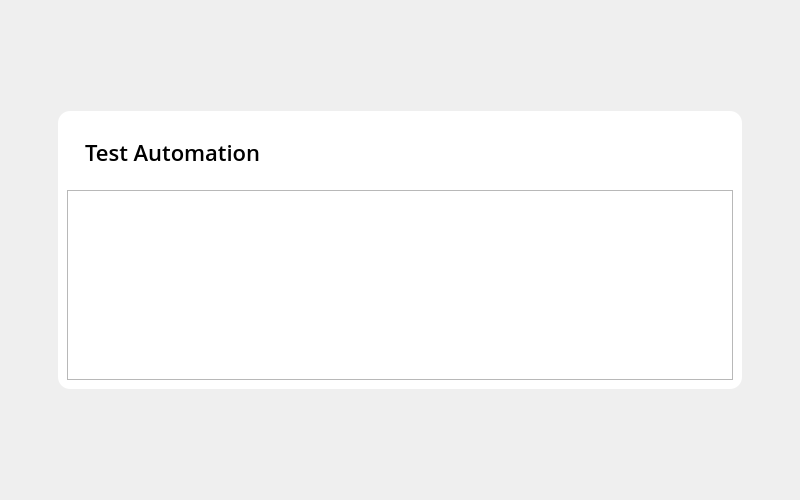
<?xml version="1.0" encoding="UTF-8"?>
<ui version="4.0">
 <class>AutomationTestResultDialog</class>
 <widget class="QDialog" name="AutomationTestResultDialog">
  <property name="geometry">
   <rect>
    <x>0</x>
    <y>0</y>
    <width>800</width>
    <height>500</height>
   </rect>
  </property>
  <property name="sizePolicy">
   <sizepolicy hsizetype="Preferred" vsizetype="Preferred">
    <horstretch>0</horstretch>
    <verstretch>0</verstretch>
   </sizepolicy>
  </property>
  <property name="minimumSize">
   <size>
    <width>0</width>
    <height>0</height>
   </size>
  </property>
  <property name="maximumSize">
   <size>
    <width>16777215</width>
    <height>16777215</height>
   </size>
  </property>
  <property name="windowTitle">
   <string>Dialog</string>
  </property>
  <property name="layoutDirection">
   <enum>Qt::LayoutDirection::LeftToRight</enum>
  </property>
  <property name="modal">
   <bool>true</bool>
  </property>
  <layout class="QHBoxLayout" name="horizontalLayout_2">
   <property name="spacing">
    <number>18</number>
   </property>
   <property name="leftMargin">
    <number>0</number>
   </property>
   <property name="topMargin">
    <number>0</number>
   </property>
   <property name="rightMargin">
    <number>0</number>
   </property>
   <property name="bottomMargin">
    <number>0</number>
   </property>
   <item>
    <widget class="QWidget" name="dialogContainer" native="true">
     <property name="sizePolicy">
      <sizepolicy hsizetype="Fixed" vsizetype="Preferred">
       <horstretch>0</horstretch>
       <verstretch>0</verstretch>
      </sizepolicy>
     </property>
     <property name="minimumSize">
      <size>
       <width>684</width>
       <height>228</height>
      </size>
     </property>
     <property name="maximumSize">
      <size>
       <width>684</width>
       <height>278</height>
      </size>
     </property>
     <property name="styleSheet">
      <string notr="true">#dialogContainer {
	background-color: white;
	border-radius: 12px;
	border: none;
}</string>
     </property>
     <layout class="QVBoxLayout" name="verticalLayout_2">
      <item>
       <widget class="QWidget" name="titleBar" native="true">
        <property name="minimumSize">
         <size>
          <width>0</width>
          <height>64</height>
         </size>
        </property>
        <property name="maximumSize">
         <size>
          <width>16777215</width>
          <height>64</height>
         </size>
        </property>
        <property name="styleSheet">
         <string notr="true">background-color: rgba(255, 255, 255, 0);</string>
        </property>
        <layout class="QHBoxLayout" name="horizontalLayout">
         <property name="spacing">
          <number>18</number>
         </property>
         <property name="leftMargin">
          <number>18</number>
         </property>
         <property name="topMargin">
          <number>16</number>
         </property>
         <property name="rightMargin">
          <number>18</number>
         </property>
         <property name="bottomMargin">
          <number>16</number>
         </property>
         <item>
          <widget class="QLabel" name="dialogTitle">
           <property name="styleSheet">
            <string notr="true">font-family: Open Sans;
font-size: 22px;
font-weight: 500;
color: black;
line-height: 30px;
letter-spacing: 0%;
</string>
           </property>
           <property name="text">
            <string>Test Automation</string>
           </property>
          </widget>
         </item>
         <item>
          <widget class="QToolButton" name="closeButton">
           <property name="minimumSize">
            <size>
             <width>32</width>
             <height>32</height>
            </size>
           </property>
           <property name="maximumSize">
            <size>
             <width>32</width>
             <height>32</height>
            </size>
           </property>
           <property name="text">
            <string/>
           </property>
           <property name="icon">
            <iconset resource="../../../../../Resources/Resources.qrc">
             <normaloff>:/images/Project/cross-icon.svg</normaloff>:/images/Project/cross-icon.svg</iconset>
           </property>
           <property name="iconSize">
            <size>
             <width>32</width>
             <height>32</height>
            </size>
           </property>
           <property name="autoRaise">
            <bool>true</bool>
           </property>
          </widget>
         </item>
        </layout>
       </widget>
      </item>
      <item>
       <widget class="QTextBrowser" name="bodyTextViewer"/>
      </item>
     </layout>
    </widget>
   </item>
  </layout>
 </widget>
 <resources>
  <include location="../../../../../Resources/Resources.qrc"/>
 </resources>
 <connections/>
</ui>
